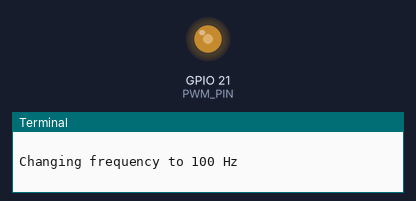
A program run on a simulated Raspberry Pi (BCM pin numbers). Shown: output pins drawn as LEDs (lit = HIGH), the last lines printed to the terminal. At 15.0 s the program stops and its outputs stay as they are.

Above: at 0.1 s.
At 15.1 s:
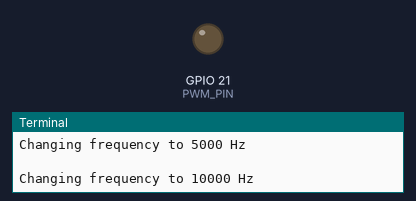
Timing chart, 0 to 16.5 s (numbered marks = the images above):
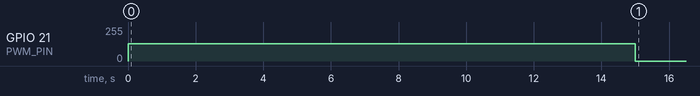

Measured:
- by itself, GPIO 21 (PWM_PIN): 0/255 → 128/255 at 0.00 s, → 0/255 15.0 s later

The program:

exercise-2-waveform.py
```python
import RPi.GPIO as GPIO
import time

# === PWM output pin ===
PWM_PIN = 21

GPIO.setmode(GPIO.BCM)
GPIO.setup(PWM_PIN, GPIO.OUT)

# Start at 1kHz, 50% duty cycle
pwm = GPIO.PWM(PWM_PIN, 1000)
pwm.start(50)

# Frequencies to try
frequencies = [100, 500, 1000, 5000, 10000]

try:
    for freq in frequencies:
        try:
            print(f"\nChanging frequency to {freq} Hz")
            pwm.ChangeFrequency(freq)
            # Watch how the wave compresses on the oscilloscope
            time.sleep(3)
        except Exception as e:
            print(f"⚠️ Skipped {freq} Hz due to error: {e}")

except KeyboardInterrupt:
    print("\nStopped by user.")
finally:
    pwm.stop()
    GPIO.cleanup()
```
